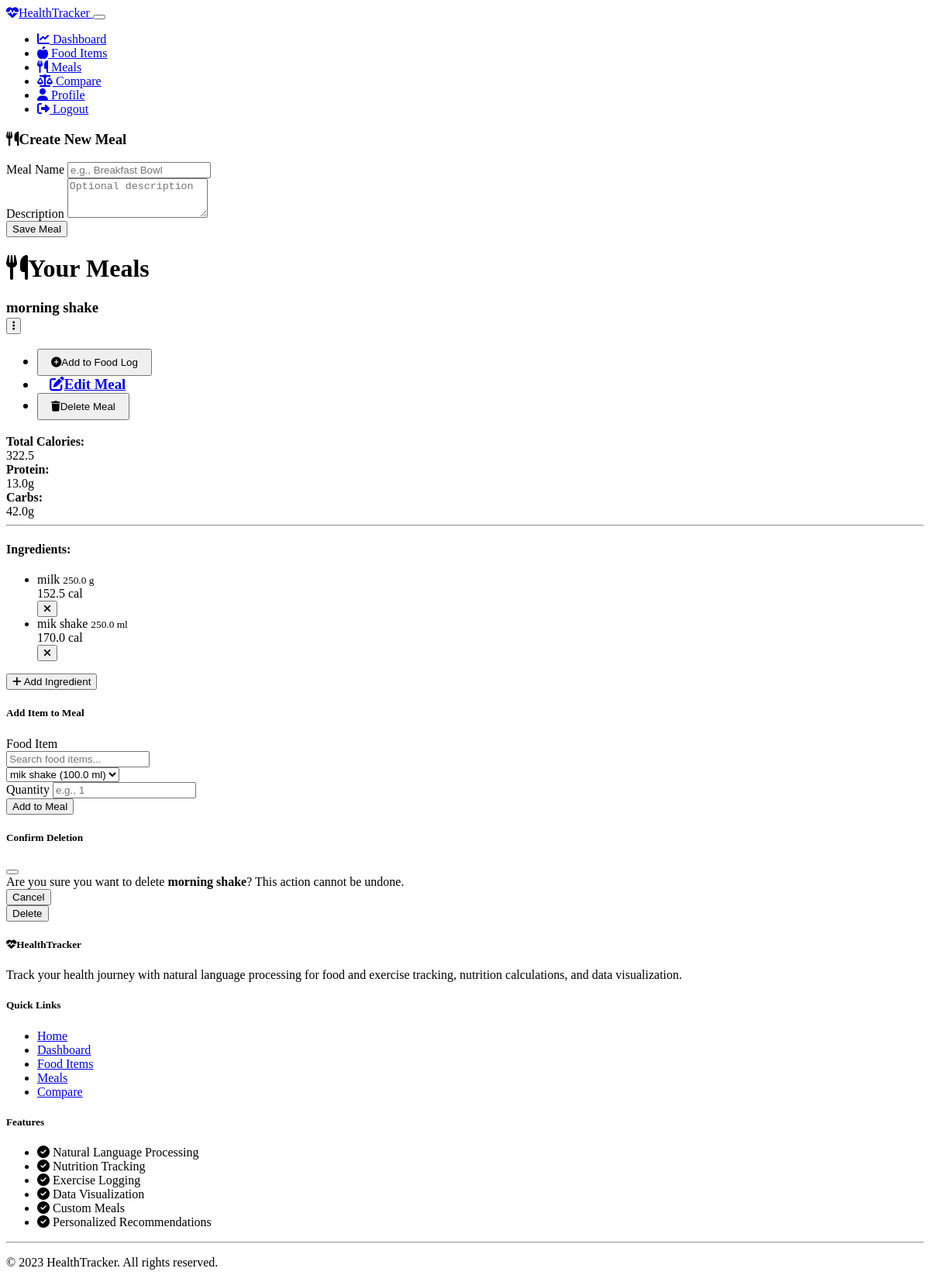
/meals (signed in), run on the app's committed database.
### NutriTrackAI/models.py (models this page shows, shortened)
class Meal(db.Model):
    id = db.Column(db.Integer, primary_key=True)
    user_id = db.Column(db.Integer, db.ForeignKey('user.id'), nullable=False)
    name = db.Column(db.String(100), nullable=False, unique=True)
    description = db.Column(db.String(500))
    created_at = db.Column(db.DateTime,default=lambda: datetime.now(pytz.timezone('Asia/Kolkata')).date())
    meal_items = db.relationship('MealItem', backref='meal', lazy=True, cascade="all, delete-orphan")
    @property
    def total_calories(self):
        return sum(item.calories_total for item in self.meal_items)
    @property
    def total_protein(self):
        return sum(item.protein_total for item in self.meal_items)
    @property
    def total_carbs(self):
        return sum(item.carbs_total for item in self.meal_items)

class CustomItem(db.Model):
    id = db.Column(db.Integer, primary_key=True, autoincrement=True)
    user_id = db.Column(db.Integer, db.ForeignKey('user.id'), nullable=False)
    name = db.Column(db.String(200), nullable=False)
    description = db.Column(db.String(500), nullable=True)
    unit = db.Column(db.String(50), nullable=False)
    quantity = db.Column(db.Float, nullable=False)
    calories = db.Column(db.Float, nullable=False)
    protein = db.Column(db.Float, nullable=False)
    carbohydrates = db.Column(db.Float, nullable=False)
    fiber = db.Column(db.Float, nullable=False)
    sugar = db.Column(db.Float, nullable=False)
    sodium = db.Column(db.Float, nullable=False)
    created_at = db.Column(db.DateTime,default=lambda: datetime.now(pytz.timezone('Asia/Kolkata')).date())
    meal_items = db.relationship('MealItem', backref='custom_item', lazy=True)
    __table_args__ = (
        db.UniqueConstraint('user_id', 'name', name='_user_item_uc'),
    )

class MealItem(db.Model):
    id = db.Column(db.Integer, primary_key=True)
    meal_id = db.Column(db.Integer, db.ForeignKey('meal.id'), nullable=False)
    custom_item_id = db.Column(db.Integer, db.ForeignKey('custom_item.id'), nullable=False)
    quantity = db.Column(db.Float, nullable=False)
    @property
    def calories_total(self):
        return self.custom_item.calories * (self.quantity / self.custom_item.quantity)
    @property
    def protein_total(self):
        return self.custom_item.protein * (self.quantity / self.custom_item.quantity)
    @property
    def carbs_total(self):
        return self.custom_item.carbohydrates * (self.quantity / self.custom_item.quantity)

### NutriTrackAI/routes.py (the view)
@app.route('/meals')
@login_required
def meals():
    meal_form = MealForm()
    meal_item_form = MealItemForm()
    meal_item_form.custom_item_id.choices = [
        (item.id, f"{item.name} ({item.quantity} {item.unit})")
        for item in CustomItem.query.filter_by(user_id=current_user.id).order_by(CustomItem.name).all()
    ]
    meals = Meal.query.filter_by(user_id=current_user.id).order_by(Meal.name).all()
    return render_template('meals.html',
                          meals=meals,
                          meal_form=meal_form,
                          meal_item_form=meal_item_form)

### NutriTrackAI/templates/meals.html (shortened to what this page needs)
{% extends "base.html" %}
{% block content %}
<div class="row mb-4">
    <div class="col-md-4 mb-4">
        <div class="card border-0 shadow-sm h-100">
            <div class="card-header bg-transparent py-3">
                <h3 class="h5 mb-0"><i class="fas fa-utensils me-2"></i>Create New Meal</h3>
            </div>
            <div class="card-body p-4">
                <form method="POST" action="{{ url_for('add_meal') }}">
                    <div class="mb-3">
                        {{ meal_form.name.label(class="form-label") }}
                        {% if meal_form.name.errors %}
                            {{ meal_form.name(class="form-control is-invalid") }}
                            <div class="invalid-feedback">
                                {% for error in meal_form.name.errors %}
                                    {{ error }}
                                {% endfor %}
                            </div>
                        {% else %}
                            {{ meal_form.name(class="form-control", placeholder="e.g., Breakfast Bowl") }}
                        {% endif %}
                    </div>
                    <div class="mb-3">
                        {{ meal_form.description.label(class="form-label") }}
                        {% if meal_form.description.errors %}
                            {{ meal_form.description(class="form-control is-invalid", rows=3) }}
                            <div class="invalid-feedback">
                                {% for error in meal_form.description.errors %}
                                    {{ error }}
                                {% endfor %}
                            </div>
                        {% else %}
                            {{ meal_form.description(class="form-control", rows=3, placeholder="Optional description") }}
                        {% endif %}
                    </div>
                    <div class="d-grid">
                        {{ meal_form.submit(class="btn btn-primary") }}
                    </div>
                </form>
            </div>
        </div>
    </div>
    <div class="col-md-8 mb-4">
        <h1 class="mb-4"><i class="fas fa-utensils me-2"></i>Your Meals</h1>
        {% if meals %}
            <div class="row">
                {% for meal in meals %}
                    <div class="col-md-6 mb-4">
                        <div class="card border-0 shadow-sm h-100">
                            <div class="card-header bg-primary text-white py-3">
                                <h3 class="h5 mb-0 d-flex justify-content-between align-items-center">
                                    {{ meal.name }}
                                    <div class="dropdown">
                                        <button class="btn btn-sm btn-primary" type="button" id="mealMenuButton{{ meal.id }}" data-bs-toggle="dropdown" aria-expanded="false">
                                            <i class="fas fa-ellipsis-v"></i>
                                        </button>
                                        <ul class="dropdown-menu dropdown-menu-end" aria-labelledby="mealMenuButton{{ meal.id }}">
                                            <li>
                                                <form action="{{ url_for('add_meal_to_log', meal_id=meal.id) }}" method="POST">
                                                    <button class="dropdown-item" type="submit">
                                                        <i class="fas fa-plus-circle me-2"></i>Add to Food Log
                                                    </button>
                                                </form>
                                            </li>
                                            <li><a class="dropdown-item" href="{{ url_for('edit_meal', meal_id=meal.id) }}"><i class="fas fa-edit me-2"></i>Edit Meal</a></li>
                                            <li>
                                                <button class="dropdown-item text-danger" type="button" data-bs-toggle="modal" data-bs-target="#deleteMealModal{{ meal.id }}">
                                                    <i class="fas fa-trash me-2"></i>Delete Meal
                                                </button>
                                            </li>
                                        </ul>
                                    </div>
                                </h3>
                            </div>
                            <div class="card-body p-3">
                                <div class="d-flex justify-content-between mb-2">
                                    <div><strong>Total Calories:</strong></div>
                                    <div>{{ meal.total_calories }}</div>
                                </div>
                                <div class="d-flex justify-content-between mb-2">
                                    <div><strong>Protein:</strong></div>
                                    <div>{{ meal.total_protein }}g</div>
                                </div>
                                <div class="d-flex justify-content-between mb-2">
                                    <div><strong>Carbs:</strong></div>
                                    <div>{{ meal.total_carbs }}g</div>
                                </div>
                                <hr class="my-3">
                                <h4 class="h6 mb-3">Ingredients:</h4>
                                {% if meal.meal_items %}
                                    <ul class="list-group list-group-flush">
                                        {% for item in meal.meal_items %}
                                            <li class="list-group-item bg-transparent d-flex justify-content-between align-items-center px-0">
                                                <div>
                                                    <span>{{ item.custom_item.name }}</span>
                                                    <small class="text-muted d-block">{{ item.quantity }} {{ item.custom_item.unit }}</small>
                                                </div>
                                                <div class="d-flex align-items-center">
                                                    <span class="me-3">{{ item.calories_total }} cal</span>
                                                    <form action="{{ url_for('delete_meal_item', meal_item_id=item.id) }}" method="POST">
                                                        <button type="submit" class="btn btn-sm btn-outline-danger">
                                                            <i class="fas fa-times"></i>
                                                        </button>
                                                    </form>
                                                </div>
                                            </li>
                                        {% endfor %}
                                    </ul>
                                {% else %}
                                    <p class="text-muted">No items added to this meal yet.</p>
                                {% endif %}
                                <div class="mt-3">
                                    <button class="btn btn-sm btn-outline-primary w-100" type="button" data-bs-toggle="collapse" data-bs-target="#addIngredientCollapse{{ meal.id }}" aria-expanded="false" aria-controls="addIngredientCollapse{{ meal.id }}">
                                        <i class="fas fa-plus me-1"></i> Add Ingredient
                                    </button>
                                </div>
                                <div class="collapse mt-3" id="addIngredientCollapse{{ meal.id }}">
                                    <div class="card card-body bg-light">
                                        <h5 class="h6 mb-3 text-dark ">Add Item to Meal</h5>
                                        <form method="POST" action="{{ url_for('add_meal_item', meal_id=meal.id) }}">
                                            <div class="mb-3">
                                                {{ meal_item_form.custom_item_id.label(class="form-label text-dark") }}
                                                <div class="input-group">
                                                    <input type="text" id="food-search-{{ meal.id }}" class="form-control" placeholder="Search food items..." autocomplete="off">
                                                </div>
                                                {% if meal_item_form.custom_item_id.errors %}
                                                    {{ meal_item_form.custom_item_id(class="form-select is-invalid d-none ") }}
                                                    <div class="invalid-feedback">
                                                        {% for error in meal_item_form.custom_item_id.errors %}
                                                            {{ error }}
                                                        {% endfor %}
                                                    </div>
                                                {% else %}
                                                    {{ meal_item_form.custom_item_id(class="form-select d-none") }}
                                                {% endif %}
                                            </div>
                                            <div class="mb-3">
                                                {{ meal_item_form.quantity.label(class="form-label text-dark") }}
                                                {% if meal_item_form.quantity.errors %}
                                                    {{ meal_item_form.quantity(class="form-control is-invalid") }}
                                                    <div class="invalid-feedback">
                                                        {% for error in meal_item_form.quantity.errors %}
                                                            {{ error }}
                                                        {% endfor %}
                                                    </div>
                                                {% else %}
                                                    {{ meal_item_form.quantity(class="form-control", placeholder="e.g., 1") }}
                                                {% endif %}
                                            </div>
                                            <div class="d-grid">
                                                {{ meal_item_form.submit(class="btn btn-primary") }}
                                            </div>
                                        </form>
                                    </div>
                                </div>
                            </div>
                        </div>
                        <div class="modal fade" id="deleteMealModal{{ meal.id }}" tabindex="-1" aria-labelledby="deleteMealModalLabel{{ meal.id }}" aria-hidden="true">
                            <div class="modal-dialog">
                                <div class="modal-content">
                                    <div class="modal-header">
                                        <h5 class="modal-title" id="deleteMealModalLabel{{ meal.id }}">Confirm Deletion</h5>
                                        <button type="button" class="btn-close" data-bs-dismiss="modal" aria-label="Close"></button>
                                    </div>
                                    <div class="modal-body">
                                        Are you sure you want to delete <strong>{{ meal.name }}</strong>? This action cannot be undone.
                                    </div>
                                    <div class="modal-footer">
                                        <button type="button" class="btn btn-secondary" data-bs-dismiss="modal">Cancel</button>
                                        <form action="{{ url_for('delete_meal', meal_id=meal.id) }}" method="POST">
                                            <button type="submit" class="btn btn-danger">Delete</button>
                                        </form>
                                    </div>
                                </div>
                            </div>
                        </div>
                    </div>
                {% endfor %}
            </div>
        {% else %}
            <div class="alert alert-info">
                <i class="fas fa-info-circle me-2"></i> You don't have any meals yet. Create your first meal using the form on the left!
            </div>
        {% endif %}
    </div>
</div>
{% endblock %}

### data on the page
Meal: name "morning shake", total_calories "322.5", total_protein "13.0", total_carbs "42.0", custom_item_id.label "Food Item", quantity.label "Quantity"
MealItem: custom_item.name "milk", quantity "250.0", custom_item.unit "g", calories_total "152.5"
MealItem: custom_item.name "mik shake", quantity "250.0", custom_item.unit "ml", calories_total "170.0"

### other printed values
{{ meal_form.name.label(class="form-label") }} "Meal Name"
{{ meal_form.description.label(class="form-label") }} "Description"
